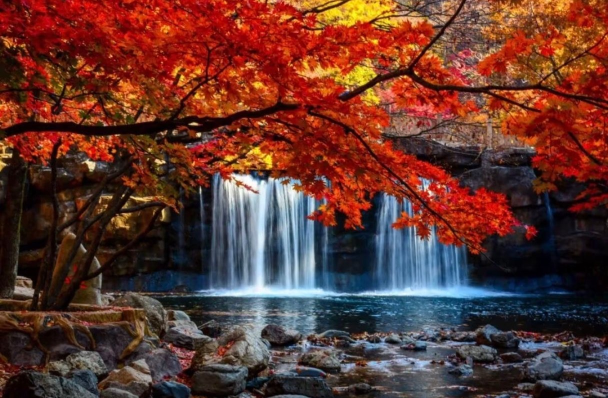
#> input picture tools/data/incoming/benxi.jpg, 1216 x 796 px (shown at 1/2 size)
$ python -i apply_three_images.py   (imports and definitions only)
#> lines starting #> are read from the running program, lines starting #| are printed output that depends on the picture
#> further down, picture is the input picture: PIL image 1216x796 RGB; mean R, G, B 98.5, 54.8, 47.1
import shutil
from pathlib import Path

from PIL import Image, ImageOps

ROOT = Path('.').resolve()
OUT = ROOT / 'assets' / 'landmarks'
INCOMING = ROOT / 'tools' / 'data' / 'incoming'
# [1 line not run here, left out]

ATTACH = {
    'benxi': Path(r'C:\Users\12693\.dsh\attachments\v1\objects\aa\aadf3c8620ed4253386bb3f65ac1b9deb795d91ecd7b10440c7c8fd273ecd252'),
    'dehong': Path(r'C:\Users\12693\.dsh\attachments\v1\objects\a0\a028cc1ade91680a85ae59de4a2a85af830dd315c14aa99b5a4672627be82fa1'),
}
TARGET = (760, 475)


def cover_crop(image, target=TARGET):
#> called with target = (760, 475)
    image = image.convert('RGB')
    width, height = image.size
#> width = 1216; height = 796
    ratio = width / height
#> ratio = 1.53
    target_ratio = target[0] / target[1]
    if ratio > target_ratio:
        new_width = int(height * target_ratio)
        left = (width - new_width) // 2
        image = image.crop((left, 0, left + new_width, height))
    else:
        new_height = int(width / target_ratio)
#> new_height = 760
        top = int((height - new_height) * 0.4)
#> top = 14
        image = image.crop((0, top, width, top + new_height))
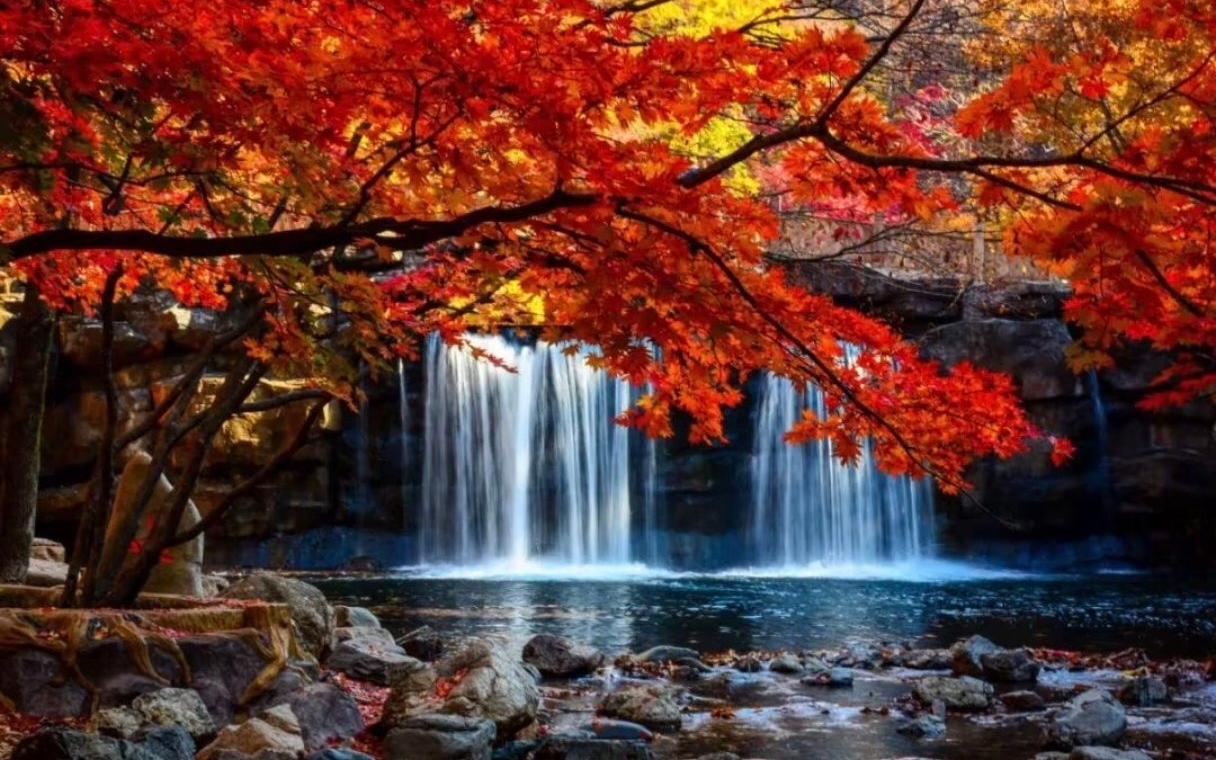
#> image: PIL image 1216x760 RGB; mean R, G, B 98.6, 54.8, 47.4
    return image.resize(target, Image.LANCZOS)


def save(image, name):
    dest = OUT / f'{name}.jpg'
    before = dest.stat().st_size if dest.exists() else 0
    image.save(dest, 'JPEG', quality=86, optimize=True, progressive=True, subsampling=1)
    print(f'{name:10} {image.size[0]}x{image.size[1]}  {before // 1024}KB -> {dest.stat().st_size // 1024}KB')


# 1. Chengdu: the source photo was stored rotated 90°, so rotate it back to landscape.
src = ROOT / 'tools' / 'data' / 'docx-landmark-src-2' / 'chengdu.img'
# [16 lines not run here, left out]

>>> from PIL import Image
>>> picture = Image.open('data/incoming/benxi.jpg')
>>> result = cover_crop(picture)
